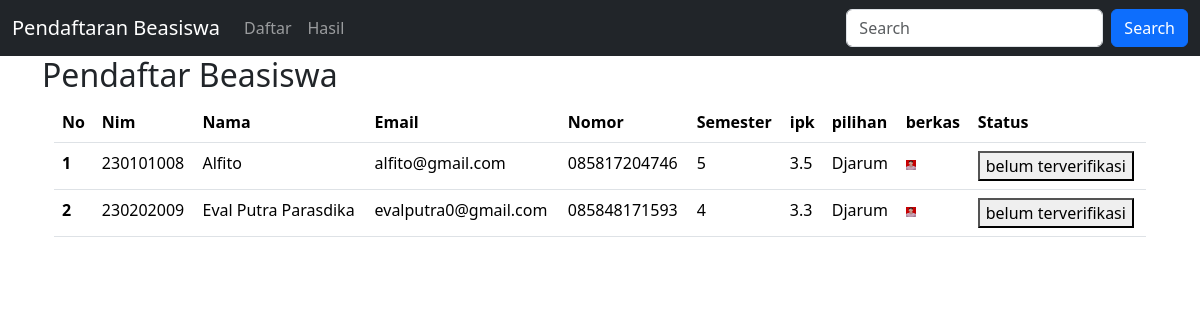
Screenshot of /hasil.php with the database file from the repository.
### tables this page shows
CREATE TABLE `mahasiswa` (
  `nim` varchar(10) NOT NULL,
  `nama` varchar(50) NOT NULL,
  `email` varchar(50) NOT NULL,
  `nomor` varchar(20) NOT NULL,
  `semester` int NOT NULL,
  `ipk` float NOT NULL,
  `pilihan` varchar(20) NOT NULL,
  `berkas` varchar(255) NOT NULL,
  `verifikasi` varchar(20) NOT NULL
);

### hasil.php (the view, shortened to what this page needs)
<!DOCTYPE html>
<html lang="en">
<head>
  <link href="https://cdn.jsdelivr.net/npm/bootstrap@5.3.3/dist/css/bootstrap.min.css" rel="stylesheet">
	<link rel="stylesheet" href="css/bootstrap.min.css">
</head>
<body>
<nav class="navbar navbar-expand-sm navbar-dark bg-dark">
  	<div class="container-fluid">
	    <a class="navbar-brand" href="javascript:void(0)">Pendaftaran Beasiswa</a>
	    <div class="collapse navbar-collapse" id="mynavbar">
	      	<ul class="navbar-nav me-auto">
		        <li class="nav-item">
		          <a class="nav-link" href="daftar.php">Daftar</a>
		        </li>
		        <li class="nav-item">
		          <a class="nav-link" href="javascript:void(0)">Hasil</a>
		        </li>
	      	</ul>
	      	<form class="d-flex">
	        	<input class="form-control me-2" type="text" placeholder="Search">
	        	<button class="btn btn-primary" type="button">Search</button>
	      	</form>
	    </div>
  	</div>
</nav>
<div class="container">
	<div class="row">
		<h2>Pendaftar Beasiswa</h2>
	</div>
<div class="container">
<table class="table">
  <thead>
    <tr>
      <th scope="col">No</th>
      <th scope="col">Nim</th>
      <th scope="col">Nama</th>
      <th scope="col">Email</th>
      <th scope="col">Nomor</th>
      <th scope="col">Semester</th>
      <th scope="col">ipk</th>
      <th scope="col">pilihan</th>
      <th scope="col">berkas</th>
      <th scope="col">Status</th>
    </tr>
  </thead>
  <tbody>
	<?php
      include('koneksi.php');
				$no = 1;
		     $query = mysqli_query($connection,"SELECT * FROM mahasiswa where ipk >= 3 ");
          	while($row = mysqli_fetch_array($query)){
  	?>
    <tr>
      <th scope="row"><?php echo $no++ ?></th>
      <td><?php echo $row['nim'] ?></td>
      <td><?php echo $row['nama'] ?></td>
      <td><?php echo $row['email'] ?></td>
      <td><?php echo $row['nomor'] ?></td>
      <td><?php echo $row['semester'] ?></td>
      <td><?php echo $row['ipk'] ?></td>
      <td><?php echo $row['pilihan'] ?></td>
      <td>
        <img src="asset/<?php echo $row['berkas'] ?>" alt="" width="10px" height="10px"></td>
        <td>
          <button name="button" id="button" onclick=Klik()>belum terverifikasi</button>
        </td>
    </tr>
    <?php
            }
      ?>
  </tbody>
</table>
</div>
</body>
</html>

### rows the page displays
mahasiswa: nim "230101008", nama "Alfito", email "alfito@gmail.com", nomor "085817204746", semester "5", ipk "3.5", pilihan "Djarum", berkas (picture)
mahasiswa: nim "230202009", nama "Eval Putra Parasdika", email "evalputra0@gmail.com", nomor "085848171593", semester "4", ipk "3.3", pilihan "Djarum", berkas (picture)
